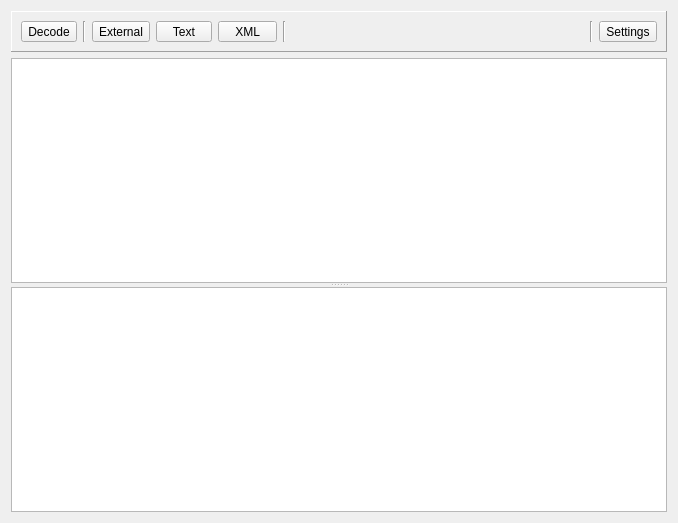
<ui version="4.0" >
 <class>PktView</class>
 <widget class="QDialog" name="PktView" >
  <property name="geometry" >
   <rect>
    <x>0</x>
    <y>0</y>
    <width>678</width>
    <height>523</height>
   </rect>
  </property>
  <property name="windowTitle" >
   <string>Packet Dump Decode</string>
  </property>
  <property name="windowIcon" >
   <iconset resource="pdd.qrc" >:/icons/icons/pdd_icon.png</iconset>
  </property>
  <layout class="QVBoxLayout" >
   <item>
    <widget class="QFrame" name="frame" >
     <property name="frameShape" >
      <enum>QFrame::Panel</enum>
     </property>
     <property name="frameShadow" >
      <enum>QFrame::Raised</enum>
     </property>
     <layout class="QHBoxLayout" >
      <item>
       <widget class="QToolButton" name="tbDecode" >
        <property name="text" >
         <string>Decode</string>
        </property>
        <property name="icon" >
         <iconset resource="pdd.qrc" >:/icons/icons/decode.png</iconset>
        </property>
        <property name="toolButtonStyle" >
         <enum>Qt::ToolButtonTextUnderIcon</enum>
        </property>
       </widget>
      </item>
      <item>
       <widget class="Line" name="line_3" >
        <property name="orientation" >
         <enum>Qt::Vertical</enum>
        </property>
       </widget>
      </item>
      <item>
       <widget class="QToolButton" name="tbViewExternal" >
        <property name="text" >
         <string>External</string>
        </property>
        <property name="icon" >
         <iconset resource="pdd.qrc" >:/icons/icons/view_external.png</iconset>
        </property>
        <property name="toolButtonStyle" >
         <enum>Qt::ToolButtonTextUnderIcon</enum>
        </property>
       </widget>
      </item>
      <item>
       <widget class="QToolButton" name="tbViewText" >
        <property name="text" >
         <string>   Text   </string>
        </property>
        <property name="icon" >
         <iconset resource="pdd.qrc" >:/icons/icons/view_text.png</iconset>
        </property>
        <property name="toolButtonStyle" >
         <enum>Qt::ToolButtonTextUnderIcon</enum>
        </property>
       </widget>
      </item>
      <item>
       <widget class="QToolButton" name="tbViewXml" >
        <property name="sizePolicy" >
         <sizepolicy vsizetype="Fixed" hsizetype="Fixed" >
          <horstretch>255</horstretch>
          <verstretch>0</verstretch>
         </sizepolicy>
        </property>
        <property name="text" >
         <string>   XML   </string>
        </property>
        <property name="icon" >
         <iconset resource="pdd.qrc" >:/icons/icons/view_xml.png</iconset>
        </property>
        <property name="toolButtonStyle" >
         <enum>Qt::ToolButtonTextUnderIcon</enum>
        </property>
       </widget>
      </item>
      <item>
       <widget class="Line" name="line" >
        <property name="orientation" >
         <enum>Qt::Vertical</enum>
        </property>
       </widget>
      </item>
      <item>
       <spacer>
        <property name="orientation" >
         <enum>Qt::Horizontal</enum>
        </property>
        <property name="sizeHint" >
         <size>
          <width>40</width>
          <height>20</height>
         </size>
        </property>
       </spacer>
      </item>
      <item>
       <widget class="Line" name="line_2" >
        <property name="orientation" >
         <enum>Qt::Vertical</enum>
        </property>
       </widget>
      </item>
      <item>
       <widget class="QToolButton" name="tbSettings" >
        <property name="text" >
         <string>Settings</string>
        </property>
        <property name="icon" >
         <iconset resource="pdd.qrc" >:/icons/icons/settings.png</iconset>
        </property>
        <property name="toolButtonStyle" >
         <enum>Qt::ToolButtonTextUnderIcon</enum>
        </property>
       </widget>
      </item>
     </layout>
    </widget>
   </item>
   <item>
    <widget class="QSplitter" name="splitter" >
     <property name="orientation" >
      <enum>Qt::Vertical</enum>
     </property>
     <widget class="QTreeView" name="tvPktTree" />
     <widget class="HexDumpEdit" name="teInputDump" />
    </widget>
   </item>
  </layout>
 </widget>
 <customwidgets>
  <customwidget>
   <class>HexDumpEdit</class>
   <extends>QTextEdit</extends>
   <header location="global" >hexdumpedit.h</header>
  </customwidget>
 </customwidgets>
 <resources>
  <include location="pdd.qrc" />
 </resources>
 <connections/>
</ui>
